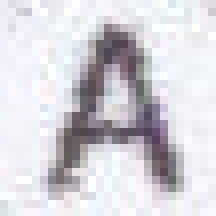
#> input picture templates/a.jpg, 27 x 27 px (shown 8 times larger)
$ python openCVTest03.py templates/question.jpg
#> lines starting #> are read from the running program, lines starting #| are printed output that depends on the picture; pictures that were not available may be replaced by others from this repository, and a replacement may not be noted
import cv2
import numpy as np
import sys

arq = sys.argv[1]

#0.62
threshold = 0.7


'''GET ANSWER'''
count = 45
options = ['a', 'b', 'c', 'd', 'e']

question_a = cv2.imread('templates/a.jpg')
#> question_a is the input picture: shape (27, 27, 3); mean B, G, R 217.3, 211, 212.6
question_a_gray = cv2.cvtColor(question_a, cv2.COLOR_BGR2GRAY)
question_a_w, question_a_h = question_a_gray.shape[::-1]
#> question_a_w = 27; question_a_h = 27

question_b = cv2.imread('templates/b.jpg')
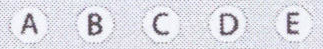
#> input picture templates/question.jpg, 323 x 49 px, given in place of b.jpg, which was not available
#> question_b is the input picture: shape (49, 323, 3); mean B, G, R 228.7, 221.3, 221.3
question_b_gray = cv2.cvtColor(question_b, cv2.COLOR_BGR2GRAY)

question_c = cv2.imread('templates/c.jpg')
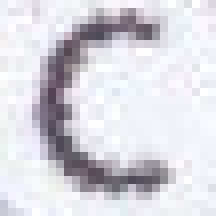
#> input picture templates/c.jpg, 27 x 27 px (shown 8 times larger)
#> question_c is the input picture: shape (27, 27, 3); mean B, G, R 221.5, 215, 215.9
question_c_gray = cv2.cvtColor(question_c, cv2.COLOR_BGR2GRAY)

question_d = cv2.imread('templates/d.jpg')
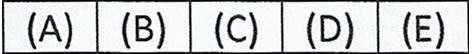
#> input picture templates/question_full_escola.jpg, 472 x 54 px, given in place of d.jpg, which was not available
#> question_d is the input picture: shape (54, 472, 3); mean B, G, R 204.6, 204.4, 204
question_d_gray = cv2.cvtColor(question_d, cv2.COLOR_BGR2GRAY)

question_e = cv2.imread('templates/e.jpg')
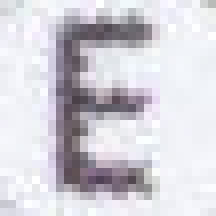
#> input picture templates/e.jpg, 27 x 27 px (shown 8 times larger)
#> question_e is the input picture: shape (27, 27, 3); mean B, G, R 217, 209.5, 211.4
question_e_gray = cv2.cvtColor(question_e, cv2.COLOR_BGR2GRAY)

questions = { 'a': question_a_gray, 'b': question_b_gray, 'c': question_c_gray, 'd': question_d_gray, 'e': question_e_gray }

def gravaRespostas(r):
    file = open("respostas.txt", "a")
    file.write(r)
    file.close()

q = 0
respoastas = ''
while (q < count):
    q += 1
    #print "question " + str(q)
    question_rgb = cv2.imread('result/question_' + str(q) + '.jpg')
    question_gray = cv2.cvtColor(question_rgb, cv2.COLOR_BGR2GRAY)
    question_w, question_h = question_gray.shape[::-1]
#> question_w = 472; question_h = 54
    resposta = [None, None]
    for option in options:
        res = cv2.matchTemplate(question_gray, questions[option], cv2.TM_CCOEFF_NORMED)
        loc = np.where( res >= threshold)
        if(option == 'a'):
#> (the run stopped early here; a loop or call above may not have finished)
